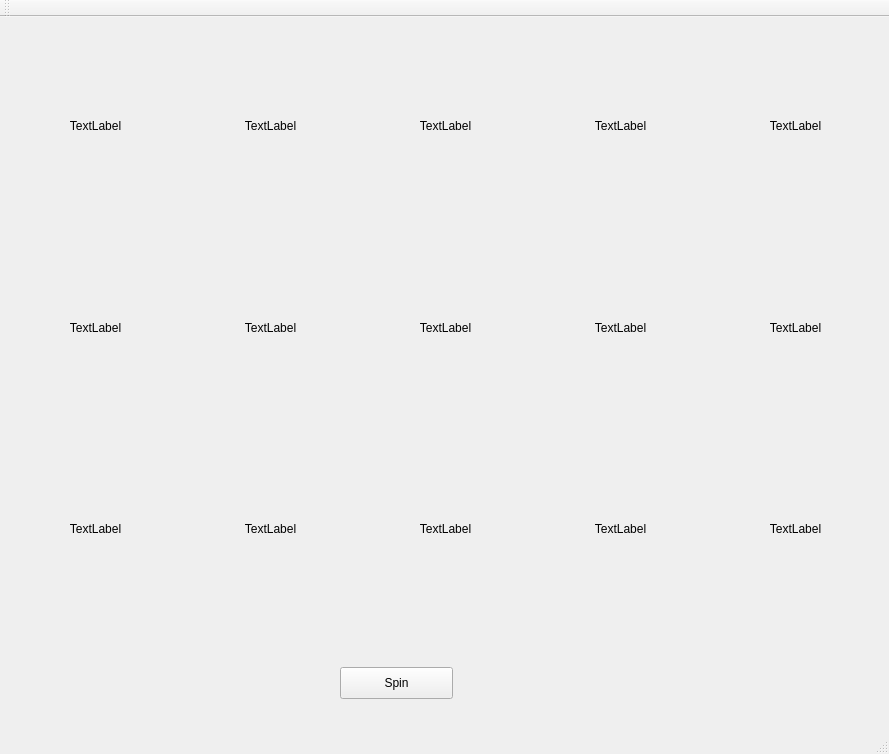
<?xml version="1.0" encoding="UTF-8"?>
<ui version="4.0">
 <class>MainWindow</class>
 <widget class="QMainWindow" name="MainWindow">
  <property name="geometry">
   <rect>
    <x>0</x>
    <y>0</y>
    <width>889</width>
    <height>754</height>
   </rect>
  </property>
  <property name="windowTitle">
   <string>MainWindow</string>
  </property>
  <widget class="QWidget" name="centralWidget">
   <widget class="QPushButton" name="pushButton">
    <property name="geometry">
     <rect>
      <x>340</x>
      <y>650</y>
      <width>113</width>
      <height>32</height>
     </rect>
    </property>
    <property name="text">
     <string>Spin</string>
    </property>
   </widget>
   <widget class="QWidget" name="gridLayoutWidget">
    <property name="geometry">
     <rect>
      <x>0</x>
      <y>0</y>
      <width>891</width>
      <height>621</height>
     </rect>
    </property>
    <layout class="QGridLayout" name="gridLayout">
     <item row="2" column="4">
      <widget class="QLabel" name="Three_Five">
       <property name="sizePolicy">
        <sizepolicy hsizetype="Preferred" vsizetype="Preferred">
         <horstretch>0</horstretch>
         <verstretch>0</verstretch>
        </sizepolicy>
       </property>
       <property name="text">
        <string>TextLabel</string>
       </property>
       <property name="scaledContents">
        <bool>true</bool>
       </property>
       <property name="alignment">
        <set>Qt::AlignCenter</set>
       </property>
      </widget>
     </item>
     <item row="1" column="2">
      <widget class="QLabel" name="Two_Three">
       <property name="sizePolicy">
        <sizepolicy hsizetype="Preferred" vsizetype="Preferred">
         <horstretch>0</horstretch>
         <verstretch>0</verstretch>
        </sizepolicy>
       </property>
       <property name="text">
        <string>TextLabel</string>
       </property>
       <property name="scaledContents">
        <bool>true</bool>
       </property>
       <property name="alignment">
        <set>Qt::AlignCenter</set>
       </property>
      </widget>
     </item>
     <item row="2" column="1">
      <widget class="QLabel" name="Three_Two">
       <property name="sizePolicy">
        <sizepolicy hsizetype="Preferred" vsizetype="Preferred">
         <horstretch>0</horstretch>
         <verstretch>0</verstretch>
        </sizepolicy>
       </property>
       <property name="text">
        <string>TextLabel</string>
       </property>
       <property name="scaledContents">
        <bool>true</bool>
       </property>
       <property name="alignment">
        <set>Qt::AlignCenter</set>
       </property>
      </widget>
     </item>
     <item row="0" column="4">
      <widget class="QLabel" name="One_Five">
       <property name="sizePolicy">
        <sizepolicy hsizetype="Preferred" vsizetype="Preferred">
         <horstretch>0</horstretch>
         <verstretch>0</verstretch>
        </sizepolicy>
       </property>
       <property name="text">
        <string>TextLabel</string>
       </property>
       <property name="scaledContents">
        <bool>true</bool>
       </property>
       <property name="alignment">
        <set>Qt::AlignCenter</set>
       </property>
      </widget>
     </item>
     <item row="0" column="3">
      <widget class="QLabel" name="One_Four">
       <property name="sizePolicy">
        <sizepolicy hsizetype="Preferred" vsizetype="Preferred">
         <horstretch>0</horstretch>
         <verstretch>0</verstretch>
        </sizepolicy>
       </property>
       <property name="text">
        <string>TextLabel</string>
       </property>
       <property name="scaledContents">
        <bool>true</bool>
       </property>
       <property name="alignment">
        <set>Qt::AlignCenter</set>
       </property>
      </widget>
     </item>
     <item row="2" column="0">
      <widget class="QLabel" name="Three_One">
       <property name="sizePolicy">
        <sizepolicy hsizetype="Preferred" vsizetype="Preferred">
         <horstretch>0</horstretch>
         <verstretch>0</verstretch>
        </sizepolicy>
       </property>
       <property name="text">
        <string>TextLabel</string>
       </property>
       <property name="scaledContents">
        <bool>true</bool>
       </property>
       <property name="alignment">
        <set>Qt::AlignCenter</set>
       </property>
      </widget>
     </item>
     <item row="2" column="3">
      <widget class="QLabel" name="Three_Four">
       <property name="sizePolicy">
        <sizepolicy hsizetype="Preferred" vsizetype="Preferred">
         <horstretch>0</horstretch>
         <verstretch>0</verstretch>
        </sizepolicy>
       </property>
       <property name="text">
        <string>TextLabel</string>
       </property>
       <property name="scaledContents">
        <bool>true</bool>
       </property>
       <property name="alignment">
        <set>Qt::AlignCenter</set>
       </property>
      </widget>
     </item>
     <item row="1" column="3">
      <widget class="QLabel" name="Two_Four">
       <property name="sizePolicy">
        <sizepolicy hsizetype="Preferred" vsizetype="Preferred">
         <horstretch>0</horstretch>
         <verstretch>0</verstretch>
        </sizepolicy>
       </property>
       <property name="text">
        <string>TextLabel</string>
       </property>
       <property name="scaledContents">
        <bool>true</bool>
       </property>
       <property name="alignment">
        <set>Qt::AlignCenter</set>
       </property>
      </widget>
     </item>
     <item row="2" column="2">
      <widget class="QLabel" name="Three_Three">
       <property name="sizePolicy">
        <sizepolicy hsizetype="Preferred" vsizetype="Preferred">
         <horstretch>0</horstretch>
         <verstretch>0</verstretch>
        </sizepolicy>
       </property>
       <property name="text">
        <string>TextLabel</string>
       </property>
       <property name="scaledContents">
        <bool>true</bool>
       </property>
       <property name="alignment">
        <set>Qt::AlignCenter</set>
       </property>
      </widget>
     </item>
     <item row="1" column="4">
      <widget class="QLabel" name="Two_Five">
       <property name="sizePolicy">
        <sizepolicy hsizetype="Preferred" vsizetype="Preferred">
         <horstretch>0</horstretch>
         <verstretch>0</verstretch>
        </sizepolicy>
       </property>
       <property name="text">
        <string>TextLabel</string>
       </property>
       <property name="scaledContents">
        <bool>true</bool>
       </property>
       <property name="alignment">
        <set>Qt::AlignCenter</set>
       </property>
      </widget>
     </item>
     <item row="0" column="2">
      <widget class="QLabel" name="One_Three">
       <property name="sizePolicy">
        <sizepolicy hsizetype="Preferred" vsizetype="Preferred">
         <horstretch>0</horstretch>
         <verstretch>0</verstretch>
        </sizepolicy>
       </property>
       <property name="text">
        <string>TextLabel</string>
       </property>
       <property name="scaledContents">
        <bool>true</bool>
       </property>
       <property name="alignment">
        <set>Qt::AlignCenter</set>
       </property>
      </widget>
     </item>
     <item row="1" column="0">
      <widget class="QLabel" name="Two_One">
       <property name="sizePolicy">
        <sizepolicy hsizetype="Preferred" vsizetype="Preferred">
         <horstretch>0</horstretch>
         <verstretch>0</verstretch>
        </sizepolicy>
       </property>
       <property name="text">
        <string>TextLabel</string>
       </property>
       <property name="scaledContents">
        <bool>true</bool>
       </property>
       <property name="alignment">
        <set>Qt::AlignCenter</set>
       </property>
      </widget>
     </item>
     <item row="0" column="1">
      <widget class="QLabel" name="One_Two">
       <property name="sizePolicy">
        <sizepolicy hsizetype="Preferred" vsizetype="Preferred">
         <horstretch>0</horstretch>
         <verstretch>0</verstretch>
        </sizepolicy>
       </property>
       <property name="text">
        <string>TextLabel</string>
       </property>
       <property name="scaledContents">
        <bool>true</bool>
       </property>
       <property name="alignment">
        <set>Qt::AlignCenter</set>
       </property>
      </widget>
     </item>
     <item row="1" column="1">
      <widget class="QLabel" name="Two_Two">
       <property name="sizePolicy">
        <sizepolicy hsizetype="Preferred" vsizetype="Preferred">
         <horstretch>0</horstretch>
         <verstretch>0</verstretch>
        </sizepolicy>
       </property>
       <property name="text">
        <string>TextLabel</string>
       </property>
       <property name="scaledContents">
        <bool>true</bool>
       </property>
       <property name="alignment">
        <set>Qt::AlignCenter</set>
       </property>
      </widget>
     </item>
     <item row="0" column="0">
      <widget class="QLabel" name="One_One">
       <property name="sizePolicy">
        <sizepolicy hsizetype="Preferred" vsizetype="Preferred">
         <horstretch>0</horstretch>
         <verstretch>0</verstretch>
        </sizepolicy>
       </property>
       <property name="text">
        <string>TextLabel</string>
       </property>
       <property name="scaledContents">
        <bool>true</bool>
       </property>
       <property name="alignment">
        <set>Qt::AlignCenter</set>
       </property>
      </widget>
     </item>
    </layout>
   </widget>
  </widget>
  <widget class="QMenuBar" name="menuBar">
   <property name="geometry">
    <rect>
     <x>0</x>
     <y>0</y>
     <width>889</width>
     <height>22</height>
    </rect>
   </property>
  </widget>
  <widget class="QToolBar" name="mainToolBar">
   <attribute name="toolBarArea">
    <enum>TopToolBarArea</enum>
   </attribute>
   <attribute name="toolBarBreak">
    <bool>false</bool>
   </attribute>
  </widget>
  <widget class="QStatusBar" name="statusBar"/>
 </widget>
 <layoutdefault spacing="6" margin="11"/>
 <resources/>
 <connections/>
</ui>
